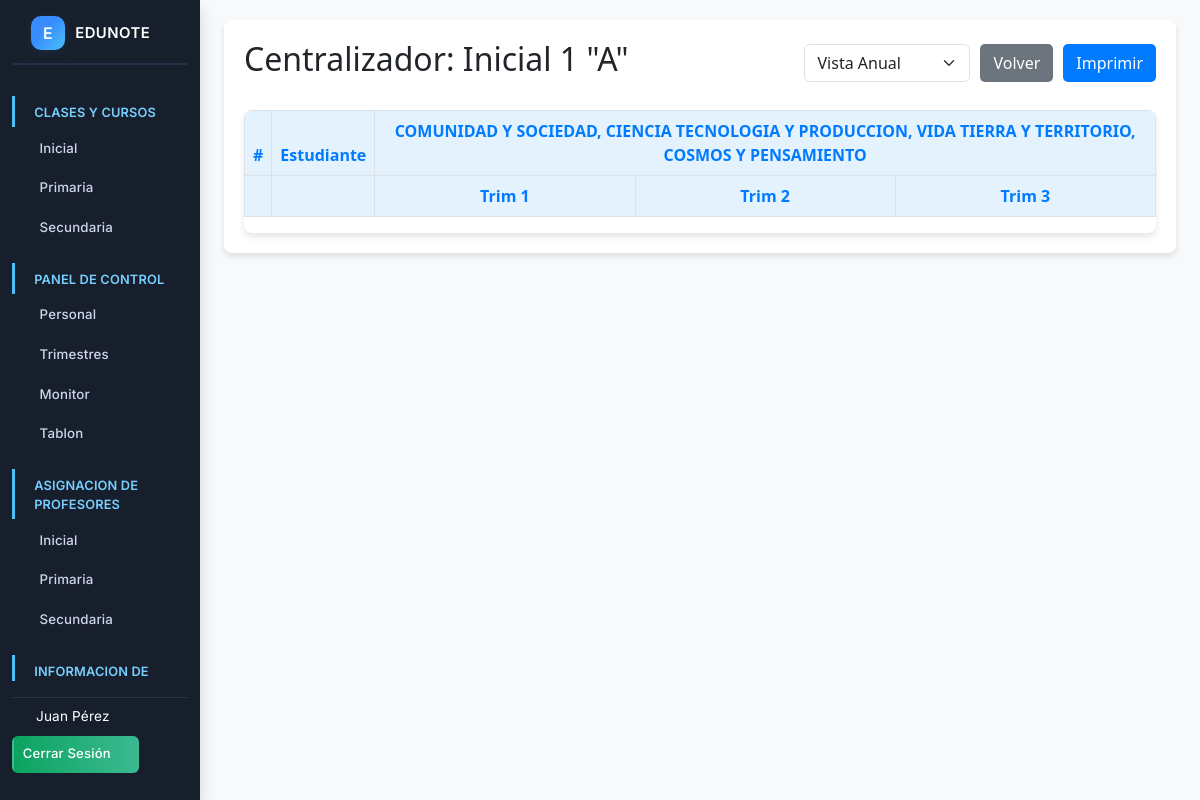
The app's page /admin/ver_c_inicial.php?id=102 (signed in) with its own data.
### tables this page shows
CREATE TABLE `cursos` (
  `id_curso` int(11) NOT NULL,
  `nivel` varchar(20) NOT NULL COMMENT 'Ej: Kinder, Primaria, Secundaria',
  `curso` int(11) NOT NULL COMMENT 'Número del curso, ej: 1, 2, 3',
  `paralelo` varchar(5) NOT NULL COMMENT 'Ej: A, B, C'
);

CREATE TABLE `materias` (
  `id_materia` int(11) NOT NULL,
  `nombre_materia` varchar(255) NOT NULL COMMENT 'Nombre de la materia, ej: Matemáticas, Física',
  `es_submateria` tinyint(1) DEFAULT 0,
  `materia_padre_id` int(11) DEFAULT NULL,
  `es_extra` tinyint(1) NOT NULL DEFAULT 0
);

### admin/ver_c_inicial.php (the view, shortened to what this page needs)
<?php
$id_curso = $_GET['id'] ?? header('Location: dash_iniciales.php');
$vista = isset($_GET['vista']) ? $_GET['vista'] : 'anual';
$conn = (new Database())->connect();
$stmt_curso = $conn->prepare("
    SELECT nivel, curso, paralelo
    FROM cursos
    WHERE id_curso = ? AND nivel = 'Inicial'
");
$stmt_curso->execute([$id_curso]);
$curso = $stmt_curso->fetch(PDO::FETCH_ASSOC);
$stmt_materias = $conn->prepare("
    SELECT m.id_materia, m.nombre_materia
    FROM cursos_materias cm
    JOIN materias m ON cm.id_materia = m.id_materia
    WHERE cm.id_curso = ?
");
$stmt_materias->execute([$id_curso]);
$materias = $stmt_materias->fetchAll(PDO::FETCH_ASSOC);
?>
<!DOCTYPE html>
<html lang="es">
<head>
    <link rel="stylesheet" href="../css/bootstrap.min.css">
</head>
<body>
    <div class="container-fluid">
        <div class="row">
            <?php include '../includes/sidebar.php'; ?>
            <main class="col-md-9 ms-sm-auto col-lg-10 px-md-4">
                <div class="content-wrapper">
                    <div class="d-flex justify-content-between align-items-center flex-wrap mb-4">
                        <h2>Centralizador: Inicial <?php echo htmlspecialchars("{$curso['curso']} \"{$curso['paralelo']}\""); ?></h2>
                        <div class="action-buttons">
                            <form method="GET" action="" class="d-flex gap-2 align-items-center mb-0">
                                <select name="vista" class="form-select" onchange="this.form.submit()">
                                    <option value="anual" <?php echo ($vista == 'anual') ? 'selected' : ''; ?>>Vista Anual</option>
                                </select>
                            </form>
                            <a href="dash_iniciales.php" class="btn btn-back">Volver</a>
                            <button onclick="window.print();" class="btn btn-print">Imprimir</button>
                        </div>
                    </div>
                    <div class="table-responsive">
                        <table class="table table-bordered">
                            <thead>
                                <tr>
                                    <th>#</th>
                                    <th>Estudiante</th>
                                    <?php foreach ($materias as $materia): ?>
                                        <?php if ($vista == 'anual'): ?>
                                            <th colspan="3"><?php echo htmlspecialchars($materia['nombre_materia']); ?></th>
                                        <?php else: ?>
                                            <th><?php echo htmlspecialchars($materia['nombre_materia']); ?></th>
                                        <?php endif; ?>
                                    <?php endforeach; ?>
                                </tr>
                                <?php if ($vista == 'anual'): ?>
                                    <tr>
                                        <th></th>
                                        <th></th>
                                        <?php foreach ($materias as $materia): ?>
                                            <th>Trim 1</th>
                                            <th>Trim 2</th>
                                            <th>Trim 3</th>
                                        <?php endforeach; ?>
                                    </tr>
                                <?php endif; ?>
                            </thead>
                        </table>
                    </div>
                </div>
            </main>
        </div>
    </div>
</body>
</html>

### admin/ver_c_inicial.php (style rules this page uses)
body { background-color: #f8f9fa; font-family: 'Segoe UI', Tahoma, Geneva, Verdana, sans-serif; }
.content-wrapper { background: white; border-radius: 8px; padding: 20px; box-shadow: 0 4px 6px rgba(0, 0, 0, 0.1); margin-top: 20px; }
.table-responsive { margin-top: 20px; border-radius: 8px; overflow: hidden; background-color: #ffffff; box-shadow: 0 4px 6px rgba(0,0,0,0.1); }
.table th { text-align: center; background-color: #e3f2fd; color: #007bff; }
.table thead { position: sticky; top: 0; z-index: 2; }
.action-buttons { display: flex; gap: 10px; align-items: center; flex-wrap: wrap; }
.action-buttons .form-select { min-width: 140px; }
.btn-back { background-color: #6c757d; color: white; border-radius: 5px; }
.btn-print { background-color: #007bff; color: white; border-radius: 5px; }

### records on screen
cursos: curso+paralelo "1 \"A\""
materias: nombre_materia "COMUNIDAD Y SOCIEDAD, CIENCIA TECNOLOGIA Y PRODUCCION, VIDA TIERRA Y TERRITORIO, COSMOS Y PENSAMIENTO"

### other values on screen
$_SESSION['user_name'] "Juan Pérez"
